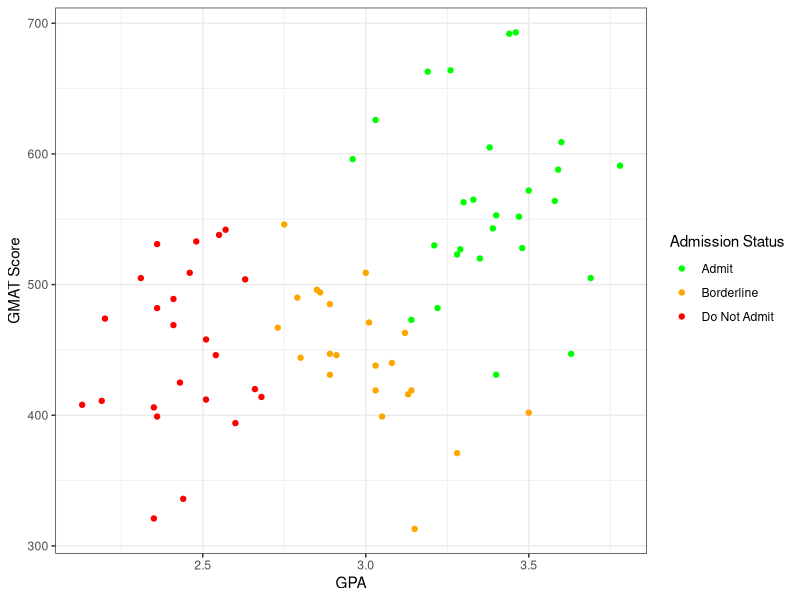
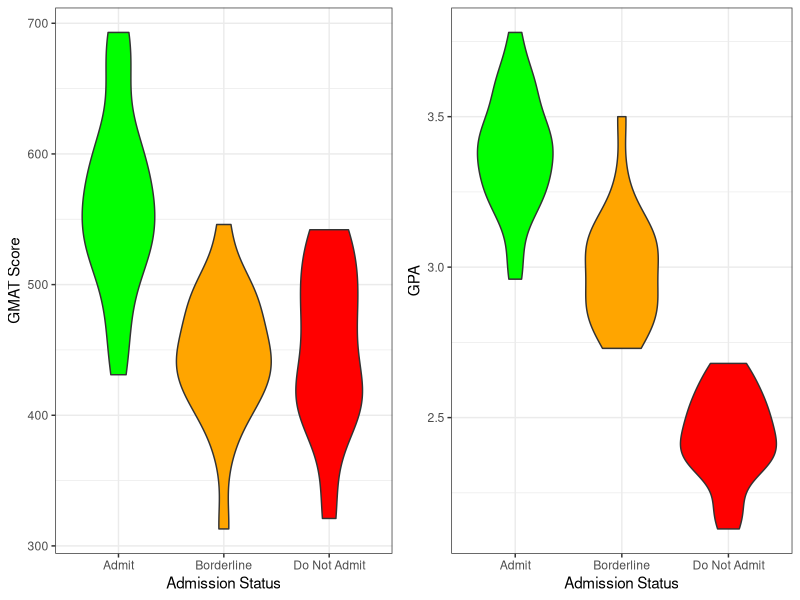
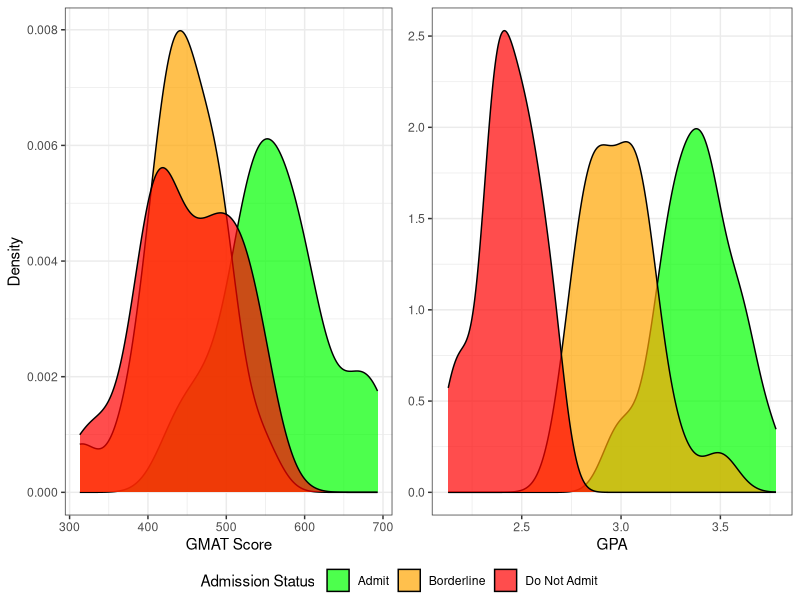

The R source for these figures, in order: (Note: this script raises an error after producing the figures.)
## ---- chunk 1

## ---- chunk 2
library(class)
library(tidyverse)
library(gridExtra)
library(ggpubr) # For plotting histograms with common legend

admission <- read.csv("admission.csv")
admission=admission %>% select(-Group)

str(admission)
admission$De <- as.factor(admission$De)

# Split into training and testing sets
admission_test <- admission %>% 
  group_by(De) %>% 
  slice_tail(n=4)

admission_train <- anti_join(admission, admission_test)

summary(admission_train)

# Scatter plot of GMAT vs GPA
ggplot(admission_train, aes(x=GPA, y=GMAT, col=De)) +
  geom_point() + 
  scale_color_manual("Admission Status",values=c("green", 'orange', "red"),
                    labels=c("Admit", "Borderline", "Do Not Admit")) +
  xlab("GPA") +
  ylab("GMAT Score") +
  theme_bw()

# Violin plots: GPA and GMAT vs admission status 
create_violin_plot <- function(data, y_var, y_label=y_var) {
  ggplot(data, aes(x = De, y = .data[[y_var]], fill = De)) +
    geom_violin() +
    scale_fill_manual(values = c("green", "orange", "red")) +
    guides(fill = "none") +
    xlab("Admission Status") +
    ylab(y_label) +
    scale_x_discrete(labels = c("Admit", "Borderline", "Do Not Admit")) +
    theme_bw()
}

gmat_vs_status <- create_violin_plot(admission_train, "GMAT", "GMAT Score")
gpa_vs_status <- create_violin_plot(admission_train, "GPA")
grid.arrange(gmat_vs_status, gpa_vs_status, nrow = 1, ncol = 2)

# Density plots
create_density <- function(data, xvar, xlabel = xvar) {
  p <- ggplot(data, aes(x = .data[[xvar]], fill = De)) +
    geom_density(alpha=0.7) +
    scale_fill_manual(
      name = "Admission Status",
      values = c("green", "orange", "red"), 
      labels = c("Admit", "Borderline", "Do Not Admit")
    ) +
    xlab(xlabel) +
    ylab("Density") +
    theme_bw() 
}

# Only need one y-label and one legend
gpa_density <- create_density(admission_train, "GPA") + theme(axis.title.y=element_blank())
gmat_density <- create_density(admission_train, "GMAT", "GMAT Score")

ggarrange(gmat_density, gpa_density, ncol=2, nrow=1, 
          common.legend = TRUE, legend="bottom")
## ---- chunk 3
print(names(train_preds))
## ---- chunk 4
#b)

library(MASS) # For LDA and QDA
library(caret) # For Confusion Matrix
library(ggplot2)



#Linear Discriminant Analysis on Training Data
vector <- c(-c(28,29,30,31,56,57,58,59,82,83,84,85))
#eliminates last 4 observations of each of the 3 groups
lda_model <- lda(De ~ GMAT + GPA, data=admission, subset = vector)
#LDA with training data

lda_test_pred <- predict(lda_model, admission_test)
lda_test_class <- lda_test_pred$class
De_test <-admission_test$De
table(lda_test_class, De_test)
#LDA Confusion Table for Test Data

Fraction_correct_test_predictions <- mean(lda_test_class == De_test)
misclassification_rate_test_LDA <- 1 - Fraction_correct_test_predictions
misclassification_rate_test_LDA
#Overall LDA misclassification rate for Test Data

lda_train_pred <- predict(lda_model, admission_train)
lda_train_class <- lda_train_pred$class
De_train <- admission_train$De
table(lda_train_class, De_train)
#LDA Confusion Table for Training Data

Fraction_correct_train_predictions <- mean(lda_train_class == De_train)
misclassification_rate_train_LDA <- 1 - Fraction_correct_train_predictions
misclassification_rate_train_LDA
#Overall LDA misclassification rate for Training Data


##### plot LDA desicion boundary line



#c)

#Quadratic Discriminant Analysis on Training data
qda_model <- qda(De ~ GMAT + GPA, data=admission, subset = vector)
#QDA with training data

qda_test_pred <- predict(qda_model, admission_test)
qda_test_class <- qda_test_pred$class
table(qda_test_class, De_test) 
#QDA Confusion Table for Test Data

Fraction_correct_test_predictions_QDA <- mean(qda_test_class == De_test)
misclassification_rate_test_QDA <- 1 - Fraction_correct_test_predictions_QDA
misclassification_rate_test_QDA
#Overall QDA misclassification rate for Test Data

qda_train_pred <- predict(qda_model, admission_train)
qda_train_class <- qda_train_pred$class
table(qda_train_class, De_train)
#QDA Confusion Table for Training Data

Fraction_correct_train_predictions_QDA <- mean(qda_train_class == De_train)
misclassification_rate_train_QDA <- 1 - Fraction_correct_train_predictions_QDA
misclassification_rate_train_QDA
#Overall QDA misclassification rate for Training Data


##### plot QDA desicion boundary line

## ---- chunk 5
# # lda with test data
# lda.fit <- lda(De ~ GPA + GMAT, data = admission_train)
# 
# lda.pred_test <- predict(lda.fit, admission_test)
# lda.class_test <- lda.pred_test$class
# 
# # confusion matrix
# conf_matrix_ldatest <- confusionMatrix(admission_test$De, lda.class_test)
# conf_matrix_ldatest
# 
# # str(conf_matrix_ldatest) look at this to do some of the steps below
# 
# #extracting sensitivities, specificities, and overall accuracy
# sensitivities_ldatest <- conf_matrix_ldatest$byClass[,"Sensitivity"]
# specificities_ldatest <- conf_matrix_ldatest$byClass[,"Specificity"]
# 
# overall_accuracy_ldatest <- conf_matrix_ldatest$overall["Accuracy"]
# 
# # the overall error rate is 1 - overall accuracy
# overall_error_rate_ldatest <- 1 - overall_accuracy_ldatest
# 
# cat("sensitivity for each class:", sensitivities_ldatest, "\n")
# cat("specificity for each class:", specificities_ldatest, "\n")
# 
# cat("avg of the sensitivities:", mean(sensitivities_ldatest), "\n")
# cat("avg of the specificities:", mean(specificities_ldatest), "\n")
# cat("overall error rate:", overall_error_rate_ldatest)
## ---- chunk 6
# # lda with training data
# lda.pred_train <- predict(lda.fit, admission_train)
# lda.class_train <- lda.pred_train$class
# 
# # confusion matrix
# conf_matrix_ldatrain <- confusionMatrix(admission_train$De, lda.class_train)
# conf_matrix_ldatrain
# 
# # extracting sensitivities, specificities, and overall accuracy
# sensitivities_ldatrain <- conf_matrix_ldatrain$byClass[,"Sensitivity"]
# specificities_ldatrain <- conf_matrix_ldatrain$byClass[,"Specificity"]
# 
# overall_accuracy_ldatrain <- conf_matrix_ldatrain$overall["Accuracy"]
# 
# # the overall error rate is 1 - overall accuracy
# overall_error_rate_ldatrain <- 1 - overall_accuracy_ldatrain
# 
# cat("sensitivity for each class:", sensitivities_ldatrain, "\n")
# cat("specificity for each class:", specificities_ldatrain, "\n")
# 
# cat("avg of the sensitivities:", mean(sensitivities_ldatrain), "\n")
# cat("avg of the specificities:", mean(specificities_ldatrain), "\n")
# cat("overall error rate:", overall_error_rate_ldatrain)
## ---- chunk 7
# # qda with test data
# qda.fit <- qda(De ~ GPA + GMAT, data = admission_train)
# 
# qda.pred_test <- predict(qda.fit, admission_test)
# qda.class_test <- qda.pred_test$class
# 
# # confusion matrix
# conf_matrix_qdatest <- confusionMatrix(admission_test$De, qda.class_test)
# conf_matrix_qdatest
# 
# # str(conf_matrix_qdatest) look at this to do some of the steps below
# 
# # extracting sensitivities, specificities, and overall accuracy
# sensitivities_qdatest <- conf_matrix_qdatest$byClass[,"Sensitivity"]
# specificities_qdatest <- conf_matrix_qdatest$byClass[,"Specificity"]
# 
# overall_accuracy_qdatest <- conf_matrix_qdatest$overall["Accuracy"]
# 
# # the overall error rate is 1 - overall accuracy
# overall_error_rate_qdatest <- 1 - overall_accuracy_qdatest
# 
# cat("sensitivity for each class:", sensitivities_qdatest, "\n")
# cat("specificity for each class:", specificities_qdatest, "\n")
# 
# cat("avg of the sensitivities:", mean(sensitivities_qdatest), "\n")
# cat("avg of the specificities:", mean(specificities_qdatest), "\n")
# cat("overall error rate:", overall_error_rate_qdatest)
## ---- chunk 8
# # qda with training data
# qda.pred_train <- predict(qda.fit, admission_train)
# qda.class_train <- qda.pred_train$class
# 
# # confusion matrix
# conf_matrix_qdatrain <- confusionMatrix(admission_train$De, qda.class_train)
# conf_matrix_qdatrain
# 
# # extracting sensitivities, specificities, and overall accuracy
# sensitivities_qdatrain <- conf_matrix_qdatrain$byClass[,"Sensitivity"]
# specificities_qdatrain <- conf_matrix_qdatrain$byClass[,"Specificity"]
# 
# overall_accuracy_qdatrain <- conf_matrix_qdatrain$overall["Accuracy"]
# 
# # the overall error rate is 1 - overall accuracy
# overall_error_rate_qdatrain <- 1 - overall_accuracy_qdatrain
# 
# cat("sensitivity for each class:", sensitivities_qdatrain, "\n")
# cat("specificity for each class:", specificities_qdatrain, "\n")
# 
# cat("avg of the sensitivities:", mean(sensitivities_qdatrain), "\n")
# cat("avg of the specificities:", mean(specificities_qdatrain), "\n")
# cat("overall error rate:", overall_error_rate_qdatrain)
## ---- chunk 9
set.seed(1)

train_X <- as.matrix(admission_train[, c('GPA', 'GMAT')])
train_X <- scale(train_X)
train_Y <- admission_train$De

# When scaling test set, use parameters (mean and sd) from train set
train_means <- attr(train_X, "scaled:center")
train_sds <- attr(train_X, "scaled:scale")
test_X <- as.matrix(admission_test[, c('GPA', 'GMAT')])
test_X <- scale(test_X, center = train_means, scale = train_sds)
test_Y <- admission_test$De


calc_knn_error <- function(k, is_train_data) {
  if(is_train_data) {
    knn_train_out <- knn(train_X, train_X, train_Y, k=k, prob=T)
    return(1 - mean(train_Y == knn_train_out))
  }
  else {
    knn_test_out <- knn(train_X, test_X, train_Y, k=k)
    return(1 - mean(test_Y == knn_test_out))
  }
}

test_error_rates <- sapply(1:nrow(admission_train), calc_knn_error, 
                           is_train_data=F)
plot(test_error_rates)

optimal_k <- which.min(test_error_rates)

# Train predictions
knn_train_out <- knn(train_X, train_X, train_Y, k=optimal_k, prob=T)

# Automate extraction of performance metrics and confusion matrix
get_perf_metrics <- function(pred, ground_truth){
  cm <- table(True_Status=ground_truth, Predicted_Status=pred)
  # Use this to get sensitivities and specificities
  cm <- confusionMatrix(cm, positive="1")
  sensitivities <- cm$byClass[,"Sensitivity"]
  specificities <- cm$byClass[,"Specificity"]
  overall_accuracy <- cm$overall["Accuracy"]
  overall_error_rate <- 1 - overall_accuracy
  mean_sens <- mean(sensitivities)
  mean_spec <- mean(specificities)
  
  # Calculate the AUC
  probs <- as.numeric(attributes(pred)$prob)
  auc <- multiclass.roc(ground_truth, probs)$auc
  
  # Put the results into a table with labeled column names
  result_matrix <- matrix(c(sensitivities, mean_sens, 
                            specificities, mean_spec, 
                            overall_accuracy, overall_error_rate, 
                            auc), 
                          nrow = 1, byrow = TRUE)
  
  colnames(result_matrix) <- c(paste0(names(sensitivities), " Sensitivity"),
                               "Mean Sensitivity",
                               paste0(names(specificities), " Specificity"),
                               "Mean Specificity",
                               "Overall Accuracy", 
                               "Overall Error Rate", 
                               "AUC")
  
  # Return confusion matrix and results table as list
  results <- list(Confusion_Matrix=cm$table, Metrics=result_matrix)
  return(results)
}

# Train Performance Metrics 
train_metrics <- get_perf_metrics(knn_train_out, train_Y)
train_metrics

# Test Predictions
knn_test_out <- knn(train_X, test_X, train_Y, k=optimal_k, prob=T)

# Test Performance Metrics
test_metrics <- get_perf_metrics(knn_test_out, test_Y)
test_metrics

## ---- chunk 10
admission$GP %>% arrange()
